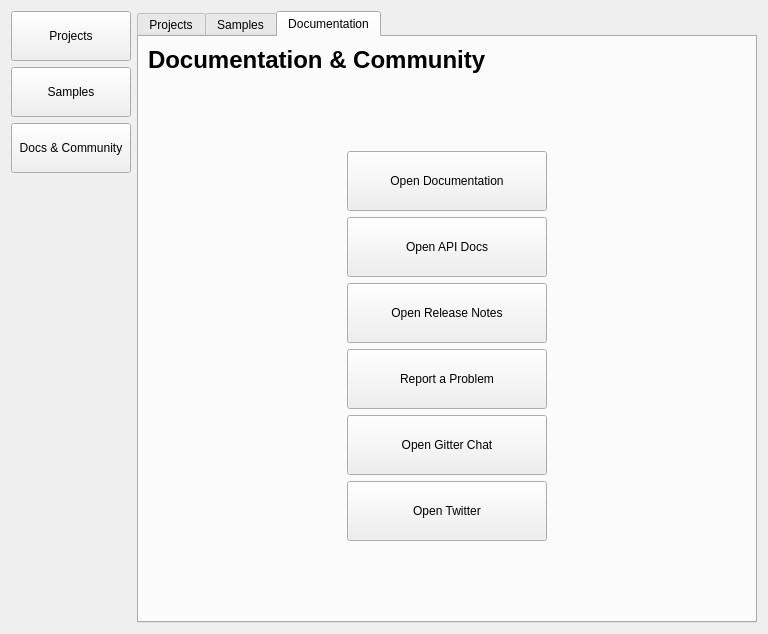
<?xml version="1.0" encoding="UTF-8"?>
<ui version="4.0">
 <class>ezQtDashboardDlg</class>
 <widget class="QDialog" name="ezQtDashboardDlg">
  <property name="geometry">
   <rect>
    <x>0</x>
    <y>0</y>
    <width>768</width>
    <height>634</height>
   </rect>
  </property>
  <property name="windowTitle">
   <string>Dashboard</string>
  </property>
  <property name="windowIcon">
   <iconset resource="../../../Tools/Libs/GuiFoundation/QtResources/resources.qrc">
    <normaloff>:/GuiFoundation/Icons/ezEditor16.png</normaloff>:/GuiFoundation/Icons/ezEditor16.png</iconset>
  </property>
  <layout class="QHBoxLayout" name="horizontalLayout_2">
   <item>
    <layout class="QVBoxLayout" name="verticalLayout_5">
     <item>
      <widget class="QPushButton" name="ProjectsTab">
       <property name="minimumSize">
        <size>
         <width>120</width>
         <height>50</height>
        </size>
       </property>
       <property name="text">
        <string>Projects</string>
       </property>
       <property name="checkable">
        <bool>true</bool>
       </property>
       <property name="autoDefault">
        <bool>false</bool>
       </property>
       <property name="flat">
        <bool>false</bool>
       </property>
      </widget>
     </item>
     <item>
      <widget class="QPushButton" name="SamplesTab">
       <property name="minimumSize">
        <size>
         <width>120</width>
         <height>50</height>
        </size>
       </property>
       <property name="text">
        <string>Samples</string>
       </property>
       <property name="checkable">
        <bool>true</bool>
       </property>
       <property name="autoDefault">
        <bool>false</bool>
       </property>
       <property name="flat">
        <bool>false</bool>
       </property>
      </widget>
     </item>
     <item>
      <widget class="QPushButton" name="DocumentationTab">
       <property name="minimumSize">
        <size>
         <width>120</width>
         <height>50</height>
        </size>
       </property>
       <property name="text">
        <string>Docs &amp;&amp; Community</string>
       </property>
       <property name="checkable">
        <bool>true</bool>
       </property>
       <property name="autoDefault">
        <bool>false</bool>
       </property>
       <property name="flat">
        <bool>false</bool>
       </property>
      </widget>
     </item>
     <item>
      <spacer name="verticalSpacer_3">
       <property name="orientation">
        <enum>Qt::Vertical</enum>
       </property>
       <property name="sizeHint" stdset="0">
        <size>
         <width>20</width>
         <height>40</height>
        </size>
       </property>
      </spacer>
     </item>
    </layout>
   </item>
   <item>
    <widget class="QTabWidget" name="TabArea">
     <property name="currentIndex">
      <number>2</number>
     </property>
     <property name="documentMode">
      <bool>false</bool>
     </property>
     <widget class="QWidget" name="tab">
      <attribute name="title">
       <string>Projects</string>
      </attribute>
      <layout class="QVBoxLayout" name="verticalLayout">
       <item>
        <layout class="QHBoxLayout" name="horizontalLayout">
         <item>
          <widget class="QLabel" name="label">
           <property name="text">
            <string>&lt;html&gt;&lt;head/&gt;&lt;body&gt;&lt;p&gt;&lt;span style=&quot; font-size:18pt; font-weight:600;&quot;&gt;Projects&lt;/span&gt;&lt;/p&gt;&lt;/body&gt;&lt;/html&gt;</string>
           </property>
          </widget>
         </item>
         <item>
          <spacer name="horizontalSpacer">
           <property name="orientation">
            <enum>Qt::Horizontal</enum>
           </property>
           <property name="sizeHint" stdset="0">
            <size>
             <width>40</width>
             <height>20</height>
            </size>
           </property>
          </spacer>
         </item>
         <item>
          <widget class="QPushButton" name="BrowseProject">
           <property name="text">
            <string>Browse...</string>
           </property>
           <property name="icon">
            <iconset resource="../../../Tools/Libs/GuiFoundation/QtResources/resources.qrc">
             <normaloff>:/GuiFoundation/Icons/OpenFolder16.png</normaloff>:/GuiFoundation/Icons/OpenFolder16.png</iconset>
           </property>
           <property name="autoDefault">
            <bool>false</bool>
           </property>
           <property name="flat">
            <bool>false</bool>
           </property>
          </widget>
         </item>
         <item>
          <widget class="QPushButton" name="NewProject">
           <property name="text">
            <string>New...</string>
           </property>
           <property name="icon">
            <iconset resource="../../../Tools/Libs/GuiFoundation/QtResources/resources.qrc">
             <normaloff>:/GuiFoundation/Icons/Add16.png</normaloff>:/GuiFoundation/Icons/Add16.png</iconset>
           </property>
           <property name="autoDefault">
            <bool>false</bool>
           </property>
           <property name="flat">
            <bool>false</bool>
           </property>
          </widget>
         </item>
        </layout>
       </item>
       <item>
        <widget class="QTableWidget" name="ProjectsList">
         <property name="editTriggers">
          <set>QAbstractItemView::NoEditTriggers</set>
         </property>
         <property name="alternatingRowColors">
          <bool>true</bool>
         </property>
         <property name="selectionMode">
          <enum>QAbstractItemView::SingleSelection</enum>
         </property>
         <property name="selectionBehavior">
          <enum>QAbstractItemView::SelectRows</enum>
         </property>
         <property name="textElideMode">
          <enum>Qt::ElideNone</enum>
         </property>
         <property name="columnCount">
          <number>2</number>
         </property>
         <attribute name="horizontalHeaderVisible">
          <bool>false</bool>
         </attribute>
         <attribute name="horizontalHeaderStretchLastSection">
          <bool>true</bool>
         </attribute>
         <attribute name="verticalHeaderVisible">
          <bool>false</bool>
         </attribute>
         <column/>
         <column/>
        </widget>
       </item>
       <item>
        <layout class="QHBoxLayout" name="horizontalLayout_6">
         <item>
          <layout class="QVBoxLayout" name="verticalLayout_3">
           <item>
            <spacer name="verticalSpacer_2">
             <property name="orientation">
              <enum>Qt::Vertical</enum>
             </property>
             <property name="sizeType">
              <enum>QSizePolicy::Maximum</enum>
             </property>
             <property name="sizeHint" stdset="0">
              <size>
               <width>20</width>
               <height>40</height>
              </size>
             </property>
            </spacer>
           </item>
           <item>
            <widget class="QCheckBox" name="LoadLastProject">
             <property name="text">
              <string>Always load last Project</string>
             </property>
            </widget>
           </item>
          </layout>
         </item>
         <item>
          <spacer name="horizontalSpacer_2">
           <property name="orientation">
            <enum>Qt::Horizontal</enum>
           </property>
           <property name="sizeHint" stdset="0">
            <size>
             <width>40</width>
             <height>20</height>
            </size>
           </property>
          </spacer>
         </item>
         <item>
          <widget class="QPushButton" name="OpenProject">
           <property name="sizePolicy">
            <sizepolicy hsizetype="Minimum" vsizetype="Fixed">
             <horstretch>0</horstretch>
             <verstretch>0</verstretch>
            </sizepolicy>
           </property>
           <property name="minimumSize">
            <size>
             <width>120</width>
             <height>50</height>
            </size>
           </property>
           <property name="text">
            <string>Open Project</string>
           </property>
           <property name="icon">
            <iconset resource="../../../Tools/Libs/GuiFoundation/QtResources/resources.qrc">
             <normaloff>:/GuiFoundation/Icons/Project16.png</normaloff>:/GuiFoundation/Icons/Project16.png</iconset>
           </property>
           <property name="default">
            <bool>true</bool>
           </property>
           <property name="flat">
            <bool>false</bool>
           </property>
          </widget>
         </item>
        </layout>
       </item>
      </layout>
     </widget>
     <widget class="QWidget" name="tab_2">
      <attribute name="title">
       <string>Samples</string>
      </attribute>
      <layout class="QVBoxLayout" name="verticalLayout_2">
       <item>
        <widget class="QLabel" name="label_2">
         <property name="text">
          <string>&lt;html&gt;&lt;head/&gt;&lt;body&gt;&lt;p&gt;&lt;span style=&quot; font-size:18pt; font-weight:600;&quot;&gt;Samples&lt;/span&gt;&lt;/p&gt;&lt;/body&gt;&lt;/html&gt;</string>
         </property>
        </widget>
       </item>
       <item>
        <widget class="QListWidget" name="SamplesList">
         <property name="movement">
          <enum>QListView::Static</enum>
         </property>
         <property name="viewMode">
          <enum>QListView::IconMode</enum>
         </property>
        </widget>
       </item>
       <item>
        <layout class="QHBoxLayout" name="horizontalLayout_3">
         <item>
          <spacer name="horizontalSpacer_3">
           <property name="orientation">
            <enum>Qt::Horizontal</enum>
           </property>
           <property name="sizeHint" stdset="0">
            <size>
             <width>40</width>
             <height>20</height>
            </size>
           </property>
          </spacer>
         </item>
         <item>
          <widget class="QPushButton" name="OpenSample">
           <property name="sizePolicy">
            <sizepolicy hsizetype="Minimum" vsizetype="Fixed">
             <horstretch>0</horstretch>
             <verstretch>0</verstretch>
            </sizepolicy>
           </property>
           <property name="minimumSize">
            <size>
             <width>120</width>
             <height>50</height>
            </size>
           </property>
           <property name="text">
            <string>Open Sample</string>
           </property>
           <property name="icon">
            <iconset resource="../../../Tools/Libs/GuiFoundation/QtResources/resources.qrc">
             <normaloff>:/GuiFoundation/Icons/Project16.png</normaloff>:/GuiFoundation/Icons/Project16.png</iconset>
           </property>
           <property name="default">
            <bool>true</bool>
           </property>
           <property name="flat">
            <bool>false</bool>
           </property>
          </widget>
         </item>
        </layout>
       </item>
      </layout>
     </widget>
     <widget class="QWidget" name="tab_3">
      <attribute name="title">
       <string>Documentation</string>
      </attribute>
      <layout class="QVBoxLayout" name="verticalLayout_6">
       <item>
        <widget class="QLabel" name="label_3">
         <property name="text">
          <string>&lt;html&gt;&lt;head/&gt;&lt;body&gt;&lt;p&gt;&lt;span style=&quot; font-size:18pt; font-weight:600;&quot;&gt;Documentation &amp; Community&lt;/span&gt;&lt;/p&gt;&lt;/body&gt;&lt;/html&gt;</string>
         </property>
        </widget>
       </item>
       <item>
        <layout class="QHBoxLayout" name="horizontalLayout_4">
         <item>
          <spacer name="horizontalSpacer_4">
           <property name="orientation">
            <enum>Qt::Horizontal</enum>
           </property>
           <property name="sizeHint" stdset="0">
            <size>
             <width>40</width>
             <height>20</height>
            </size>
           </property>
          </spacer>
         </item>
         <item>
          <layout class="QVBoxLayout" name="verticalLayout_4">
           <item>
            <spacer name="verticalSpacer_4">
             <property name="orientation">
              <enum>Qt::Vertical</enum>
             </property>
             <property name="sizeHint" stdset="0">
              <size>
               <width>20</width>
               <height>38</height>
              </size>
             </property>
            </spacer>
           </item>
           <item>
            <widget class="QPushButton" name="OpenDocs">
             <property name="minimumSize">
              <size>
               <width>200</width>
               <height>60</height>
              </size>
             </property>
             <property name="text">
              <string>Open Documentation</string>
             </property>
            </widget>
           </item>
           <item>
            <widget class="QPushButton" name="OpenApiDocs">
             <property name="minimumSize">
              <size>
               <width>200</width>
               <height>60</height>
              </size>
             </property>
             <property name="text">
              <string>Open API Docs</string>
             </property>
            </widget>
           </item>
           <item>
            <widget class="QPushButton" name="OpenReleaseNotes">
             <property name="minimumSize">
              <size>
               <width>200</width>
               <height>60</height>
              </size>
             </property>
             <property name="text">
              <string>Open Release Notes</string>
             </property>
            </widget>
           </item>
           <item>
            <widget class="QPushButton" name="ReportProblem">
             <property name="minimumSize">
              <size>
               <width>200</width>
               <height>60</height>
              </size>
             </property>
             <property name="text">
              <string>Report a Problem</string>
             </property>
            </widget>
           </item>
           <item>
            <widget class="QPushButton" name="OpenGitter">
             <property name="minimumSize">
              <size>
               <width>200</width>
               <height>60</height>
              </size>
             </property>
             <property name="text">
              <string>Open Gitter Chat</string>
             </property>
            </widget>
           </item>
           <item>
            <widget class="QPushButton" name="OpenTwitter">
             <property name="minimumSize">
              <size>
               <width>200</width>
               <height>60</height>
              </size>
             </property>
             <property name="text">
              <string>Open Twitter</string>
             </property>
            </widget>
           </item>
           <item>
            <spacer name="verticalSpacer">
             <property name="orientation">
              <enum>Qt::Vertical</enum>
             </property>
             <property name="sizeHint" stdset="0">
              <size>
               <width>20</width>
               <height>38</height>
              </size>
             </property>
            </spacer>
           </item>
          </layout>
         </item>
         <item>
          <spacer name="horizontalSpacer_5">
           <property name="orientation">
            <enum>Qt::Horizontal</enum>
           </property>
           <property name="sizeHint" stdset="0">
            <size>
             <width>40</width>
             <height>20</height>
            </size>
           </property>
          </spacer>
         </item>
        </layout>
       </item>
      </layout>
     </widget>
    </widget>
   </item>
  </layout>
 </widget>
 <tabstops>
  <tabstop>ProjectsTab</tabstop>
  <tabstop>SamplesTab</tabstop>
  <tabstop>DocumentationTab</tabstop>
  <tabstop>ProjectsList</tabstop>
  <tabstop>OpenProject</tabstop>
  <tabstop>BrowseProject</tabstop>
  <tabstop>NewProject</tabstop>
  <tabstop>LoadLastProject</tabstop>
  <tabstop>TabArea</tabstop>
  <tabstop>SamplesList</tabstop>
 </tabstops>
 <resources>
  <include location="../../../Tools/Libs/GuiFoundation/QtResources/resources.qrc"/>
  <include location="../QtResources/resources.qrc"/>
 </resources>
 <connections/>
</ui>
